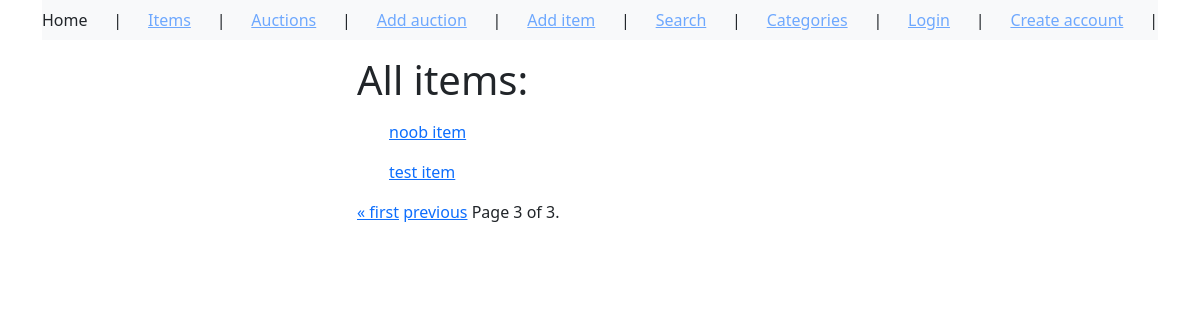
The page /items/?page=3 on the database as committed earlier.
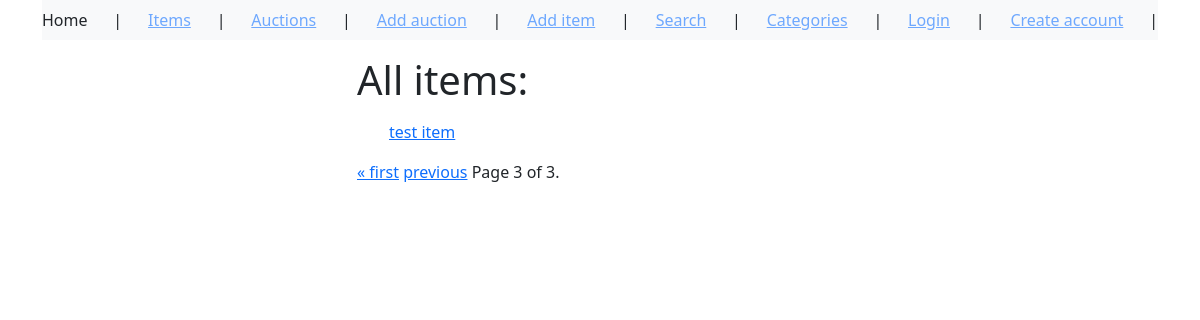
The same page on the database as committed later.
### auctions/models.py (models this page shows, shortened)
class Item(models.Model):
    name = models.CharField(max_length=64)
    description = models.TextField()
    image = models.ImageField(null=True,
                            blank=True,
                            upload_to='images/')
    category = models.ForeignKey(Category, on_delete=models.CASCADE)
    creator = models.ForeignKey(User, on_delete=models.CASCADE, null=True, blank=True)

### auctions/views.py (the view)
# urls.py: path('items/', auctions.ItemsList.as_view()),
class ItemsList(ListView):
    model = Item
    paginate_by = 10

### templates/auctions/item_list.html (shortened to what this page needs)
{% extends 'auctions/base_template.html' %}
{% block content %}
<p><h1>All items:</h1></p>
{% for item in item_list %}
<ul>
 <a href="/items/{{ item.id }}">  {{ item.name }}</a><br>
</ul>
{% endfor %}
<div class="pagination">
    <span class="step-links">
        {% if page_obj.has_previous %}
            <a href="?page=1">&laquo; first</a>
            <a href="?page={{ page_obj.previous_page_number }}">previous</a>
        {% endif %}
        <span class="current">
            Page {{ page_obj.number }} of {{ page_obj.paginator.num_pages }}.
        </span>
    </span>
</div>
{% endblock %}

Rows that differ between the two databases and show on the page:
removed Item: name "noob item"
